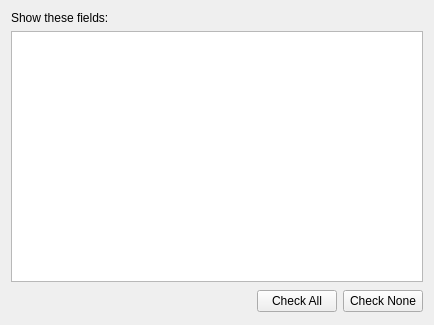
<ui version="4.0" >
 <class>TickFieldSelect</class>
 <widget class="QWidget" name="TickFieldSelect" >
  <property name="geometry" >
   <rect>
    <x>0</x>
    <y>0</y>
    <width>434</width>
    <height>325</height>
   </rect>
  </property>
  <property name="windowTitle" >
   <string>Select Ticker Fields</string>
  </property>
  <layout class="QVBoxLayout" name="verticalLayout" >
   <item>
    <widget class="QLabel" name="fieldsListText" >
     <property name="text" >
      <string>Show these fields:</string>
     </property>
    </widget>
   </item>
   <item>
    <widget class="QListWidget" name="fieldsList" >
     <property name="sizePolicy" >
      <sizepolicy vsizetype="Expanding" hsizetype="Expanding" >
       <horstretch>0</horstretch>
       <verstretch>0</verstretch>
      </sizepolicy>
     </property>
    </widget>
   </item>
   <item>
    <layout class="QHBoxLayout" >
     <property name="spacing" >
      <number>6</number>
     </property>
     <property name="margin" >
      <number>0</number>
     </property>
     <item>
      <spacer>
       <property name="orientation" >
        <enum>Qt::Horizontal</enum>
       </property>
       <property name="sizeHint" stdset="0" >
        <size>
         <width>16</width>
         <height>26</height>
        </size>
       </property>
      </spacer>
     </item>
     <item>
      <widget class="QPushButton" name="checkAllButton" >
       <property name="text" >
        <string>Check All</string>
       </property>
      </widget>
     </item>
     <item>
      <widget class="QPushButton" name="checkNoneButton" >
       <property name="text" >
        <string>Check None</string>
       </property>
      </widget>
     </item>
    </layout>
   </item>
  </layout>
  <zorder>fieldsList</zorder>
  <zorder>fieldsListText</zorder>
  <zorder></zorder>
 </widget>
 <resources/>
 <connections/>
</ui>
